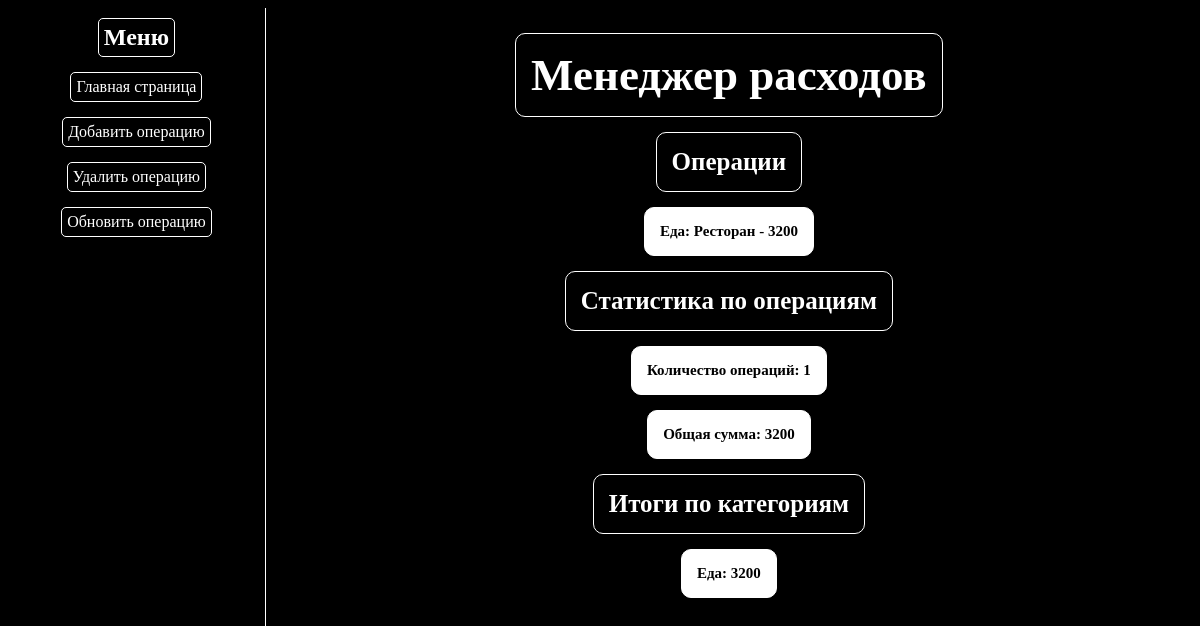
Before: / with the older database file.
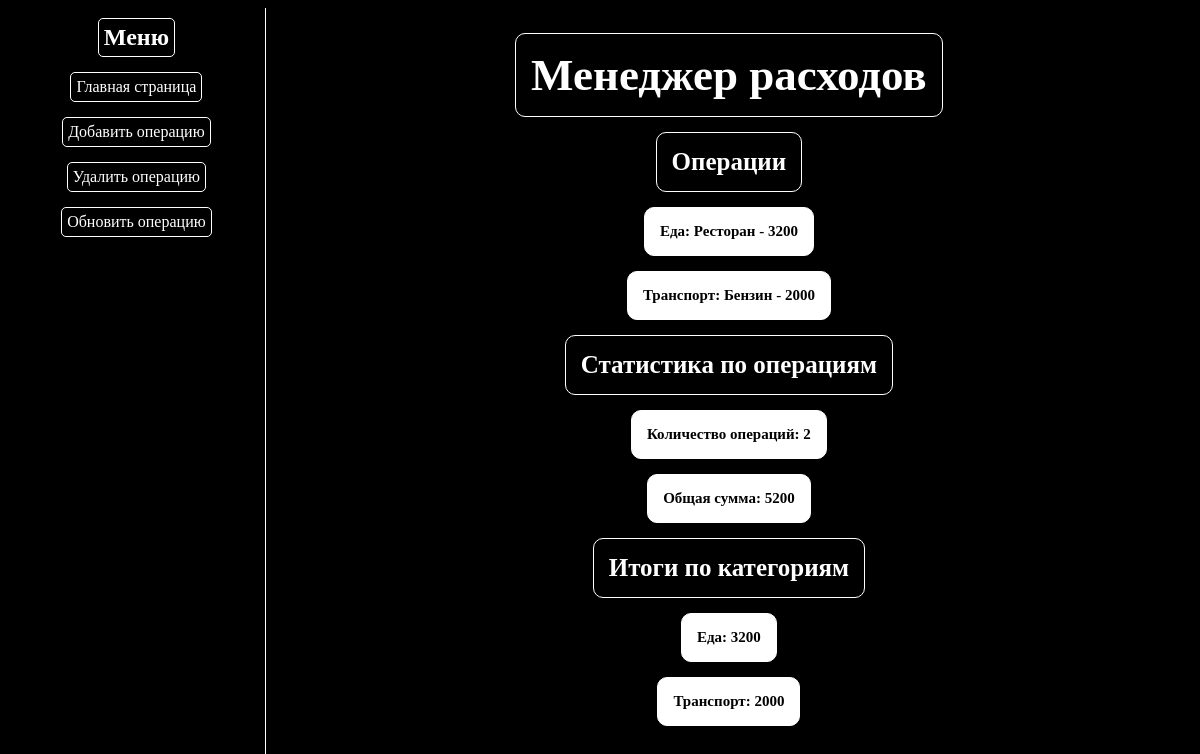
After: the same page with the newer database file.
### tables this page shows
CREATE TABLE operations (
    id INTEGER PRIMARY KEY AUTOINCREMENT,
    category TEXT,
    subcategory TEXT,
    amount INTEGER
);

### WebCode.py (the view)
@app.route("/")
def home():
    cursor.execute("""
        SELECT DISTINCT category, subcategory, SUM(amount)
        FROM operations
        GROUP BY category, subcategory
        ORDER BY category
    """)
    operations = cursor.fetchall()
    cursor.execute("""
            SELECT COUNT(*), SUM(amount)
            FROM operations
            """)
    stats = cursor.fetchone()
    sql_count = stats[0]
    sql_total = stats[1]
    cursor.execute("""
            SELECT category, sum(amount)
            FROM operations
            GROUP BY category
            ORDER BY SUM(amount) DESC
            """)
    categories = cursor.fetchall()
    return render_template('home.html',
                           operations=operations,
                           stats=stats,
                           categories=categories,
                           sql_count=sql_count,
                           sql_total=sql_total
                           )

### templates/home.html
{% extends "base.html" %}
{% block content %}
<div class="main_screen">
    <h2>Операции</h2>
        {% for operation in operations %}
        <p>{{ operation[0] }}: {{ operation[1] }} - {{ operation[2] }}</p>
        {% endfor %}
</div>
<div class="main_screen">
    <h2>Статистика по операциям</h2>
        <p>Количество операций: {{sql_count }}</p>
        <p>Общая сумма: {{ sql_total }}</p>
</div>
<div class="main_screen">
    <h2>Итоги по категориям</h2>
    {% for category in categories %}
        <p>{{ category[0] }}: {{ category[1] }}</p>
    {% endfor %}
</div>
{% endblock %}

### templates/base.html (shortened to what this page needs)
<!DOCTYPE html>
<html lang="ru">
<head>
    <link rel="stylesheet" href="/static/style.css">
</head>
<body>
    <div class="layout">
        <aside class="sidebar">
            <h2>Меню</h2>
            <a href="/">Главная страница</a>
            <a href="/add_operation">Добавить операцию</a>
            <a href="/delete">Удалить операцию</a>
            <a href="/update">Обновить операцию</a>
        </aside>
        <main class="page_content">
            <h1>Менеджер расходов</h1>
            {% block content %}
            {% endblock %}
        </main>
    </div>
</body>
</html>

### static/style.css (style rules this page uses)
body { color: white; background-color: black; font-family: "Times New Roman", serif; }
.layout { display: flex; min-height: 100vh; }
.sidebar { width: 20%; border-right: 1px solid white; padding: 10px; }
.page_content { flex: 1; padding: 10px; }
h1 { text-align: center; border: 1px solid white; border-radius: 10px; padding: 15px; width: fit-content; margin: 15px auto; font-size: 45px; }
.main_screen p, .operations p { font-size: 15px; font-weight: bold; text-align: center; border: 1px solid white; border-radius: 10px; padding: 15px; width: fit-content; margin: 15px auto; background-color: white; color: black; }
.main_screen h2, .add_operation h2, .operations h2 { text-align: center; margin: 15px auto; font-size: 25px; border: 1px solid white; border-radius: 10px; padding: 15px; width: fit-content; }
.sidebar h2 { color: white; text-align: center; border: 1px solid white; border-radius: 5px; padding: 5px; width: fit-content; margin: 0 auto 15px auto; }
.sidebar a { text-decoration: none; color: white; width: fit-content; display: block; padding: 5px; border-radius: 5px; border: 1px solid white; margin: 0 auto 15px auto; }

Changed rows visible on the page:
added operations: category "Транспорт", subcategory "Бензин", amount "2000"
Other visible differences:
{{ sql_count }}: "1" → "2"
{{ sql_total }}: "3200" → "5200"
